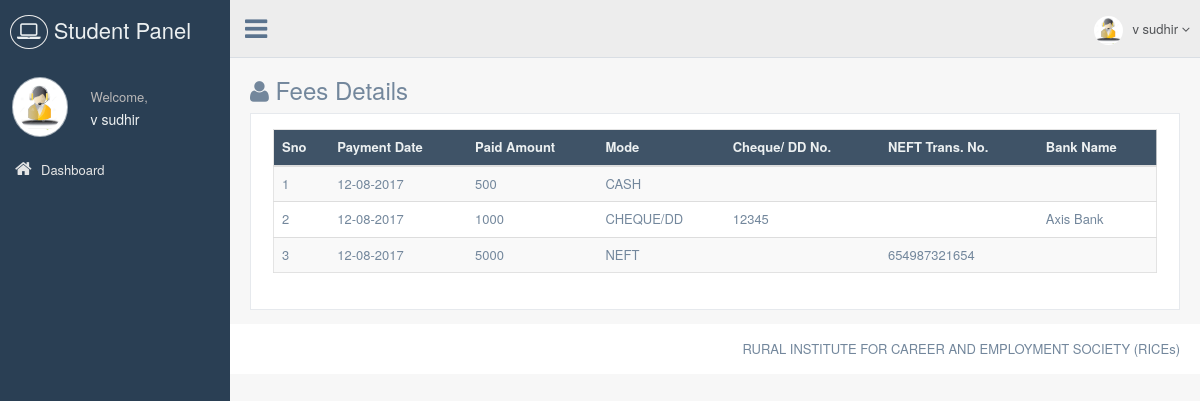
/studentpanel/fees.php (signed in), run on an earlier commit of the app's database.
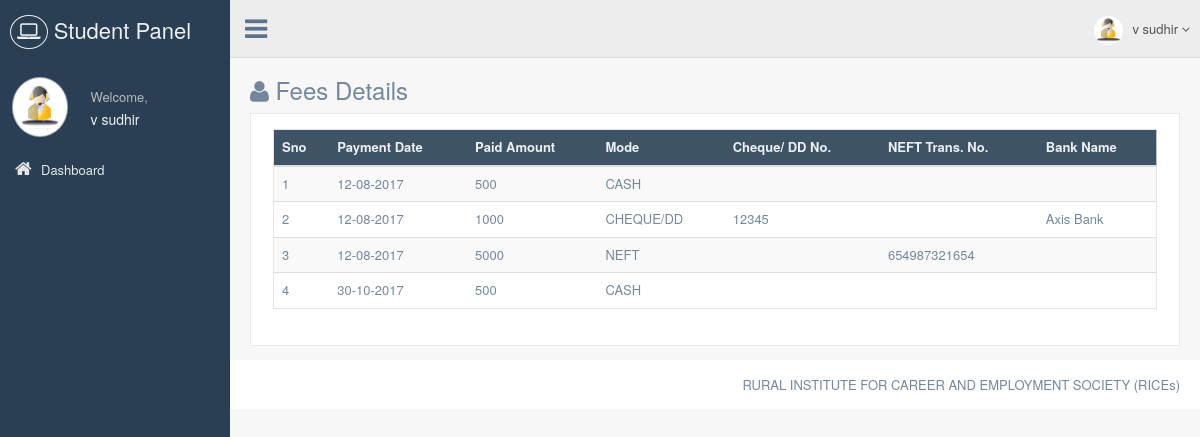
And on a later commit of the database.
### tables this page shows
CREATE TABLE `fees_payment` (
  `Payment_Id` int(11) NOT NULL,
  `Payment_Date` datetime NOT NULL,
  `Paid_Amt` float NOT NULL,
  `Payment_Mode` tinyint(4) NOT NULL,
  `Cheque_DD_No` varchar(30) DEFAULT NULL,
  `Transaction_No` varchar(30) DEFAULT NULL,
  `Which_Bank_Cheque_DD` varchar(75) DEFAULT NULL,
  `Student_Id` int(11) NOT NULL,
  `CM_Id` smallint(6) NOT NULL
);

### libraries/classes/DBConn.php (called while the page is built, shortened)
<?php
class DBConn  extends Conn {
	 function ExecuteQuery($userQuery)
	{
		$result= mysql_query($userQuery);
                $num_fields = mysql_num_fields($result);
				$obj = array();
				$x=1;
				while($row=mysql_fetch_array($result)){
				  for($j=0;$j<$num_fields;$j++){
					 $name = mysql_field_name($result, $j);
					 $obj[$x][$name]=$row[$name];
					}
					$x++;
					}
     return $obj;
	}
}
?>

### studentpanel/fees.php (the view, shortened to what this page needs)
<?php
require_once(PATH_STUDENT_INCLUDE.'/header.php');
require_once(PATH_LIBRARIES.'/classes/DBConn.php');
$db = new DBConn();
$getfees=$db->ExecuteQuery("SELECT Payment_Id, DATE_FORMAT(Payment_Date,'%d-%m-%Y') AS Payment_Date, Paid_Amt, CASE WHEN Payment_Mode=1 THEN 'CASH' WHEN Payment_Mode=2 THEN 'CHEQUE/DD' WHEN Payment_Mode=3 THEN 'NEFT' END AS Payment_Mode, Cheque_DD_No, Transaction_No, Which_Bank_Cheque_DD FROM fees_payment WHERE Student_Id=".$_SESSION['sid']);
?>
<div>
  <div class="page-title">
    <div class="title_left">
      <h3><i class="fa fa-user" aria-hidden="true"></i> Fees Details</h3>
    </div>
  </div>
  <div class="row">
    <div class="col-md-12 col-sm-12 col-xs-12">
      <div class="x_panel">
        <div class="x_content">
			<table class="table table-striped table-hover jambo_table">
				<thead>
				<tr class="headings">
					<th class="column-title">Sno</th>
					<th class="column-title">Payment Date</th>
					<th class="column-title">Paid Amount</th>
					<th class="column-title">Mode</th>
					<th class="column-title">Cheque/ DD No.</th>
					<th class="column-title">NEFT Trans. No.</th>
					<th class="column-title">Bank Name</th>
				</tr>
				</thead>
				<?php $i = 1;
				foreach($getfees as $getfeesVal){ ?>
				<tr>
					<td><?php echo $i ?></td>
					<td><?php echo $getfeesVal['Payment_Date'] ?></td>
					<td><?php echo $getfeesVal['Paid_Amt'] ?></td>
					<td><?php echo $getfeesVal['Payment_Mode'] ?></td>
					<td><?php echo $getfeesVal['Cheque_DD_No'] ?></td>
					<td><?php echo $getfeesVal['Transaction_No'] ?></td>
					<td><?php echo $getfeesVal['Which_Bank_Cheque_DD'] ?></td>
				</tr>
				<?php $i++;}
				?>
			</table>
        </div>
      </div>
    </div>
  </div>
</div>
<?php require_once(PATH_STUDENT_INCLUDE.'/footer.php'); ?>

What changed in the data, as far as the page shows it:
added fees_payment: Payment_Date "30-10-2017", Paid_Amt "500", Payment_Mode "CASH"
